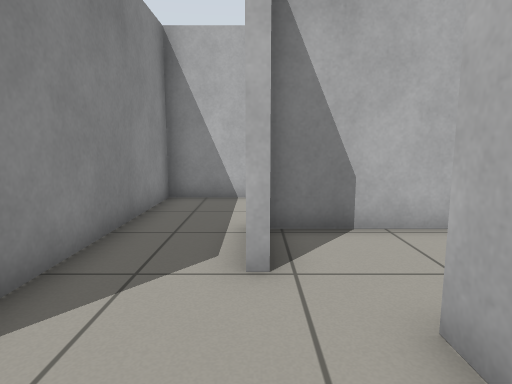
View 1 (above)

16 first-person views from a walk through a robot-simulator world made for Gazebo. The camera is 0.8 m above the floor, tilts 8° down and sees 75° across. The floor is counted in squares, 0.5 m on a side. Each view is taken from the middle of a square. On the plan, view 1 faces up. The plan holds only what a view shows up to about 16 squares ahead; the rest is blank.

View 2
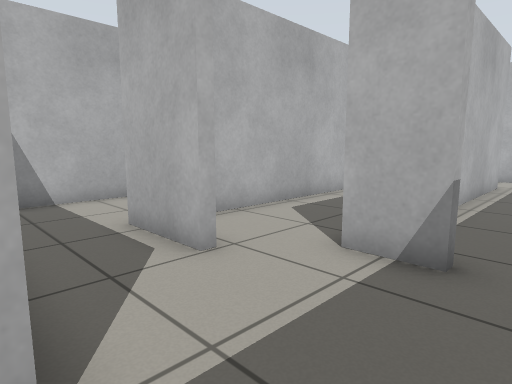

View 3
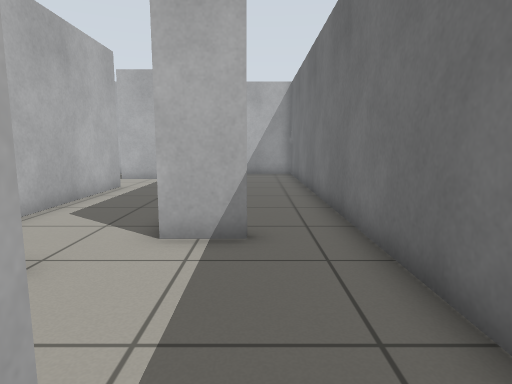

View 4
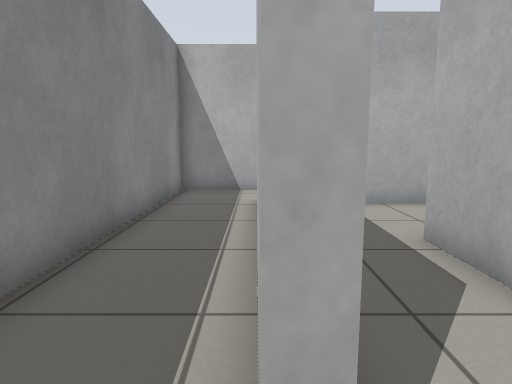

View 5
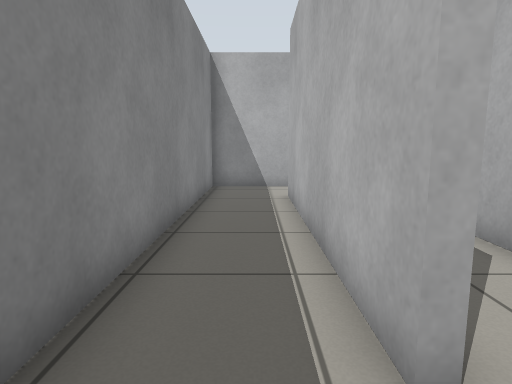

View 6
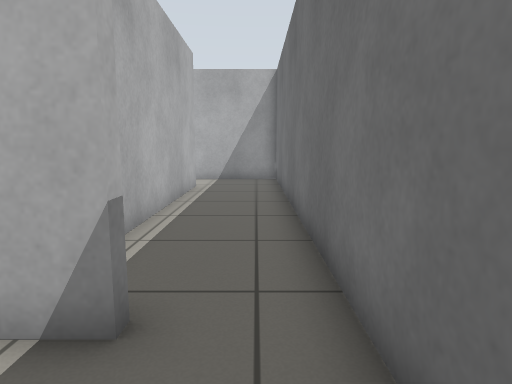

View 7
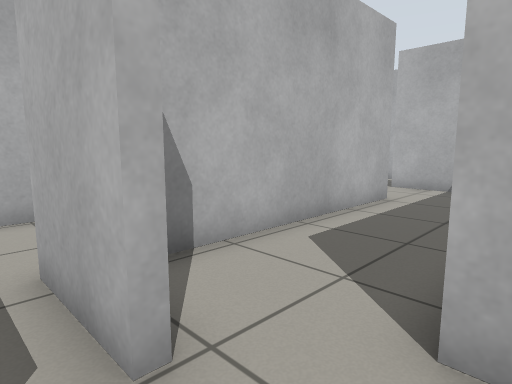

View 8
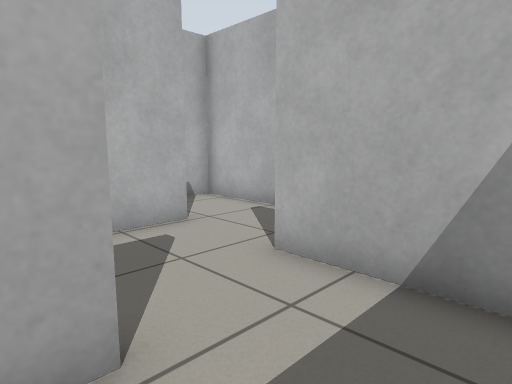

View 9
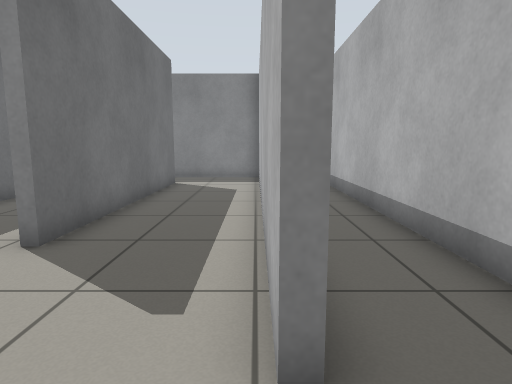

View 10
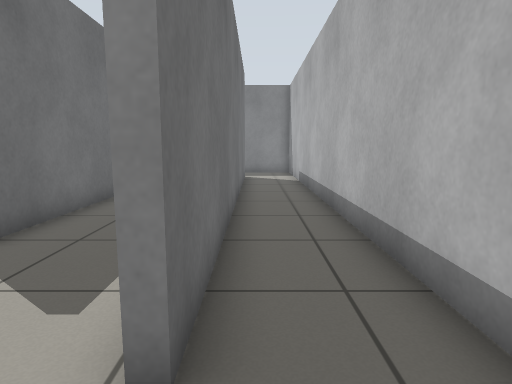

View 11
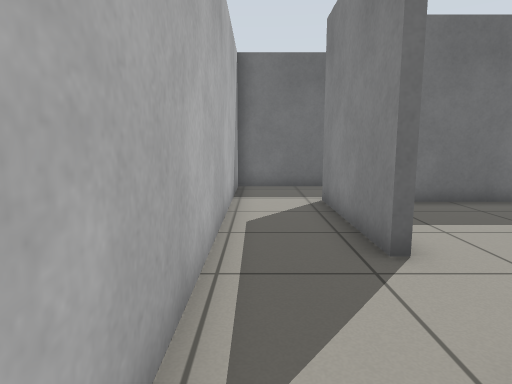

View 12
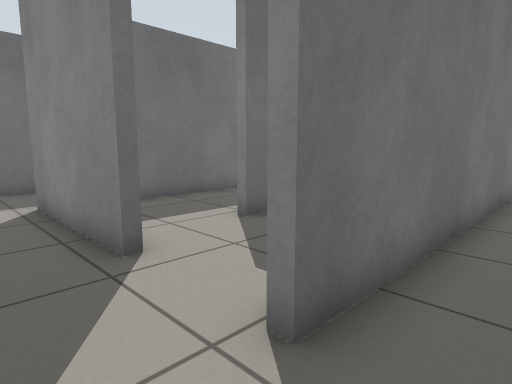

View 13
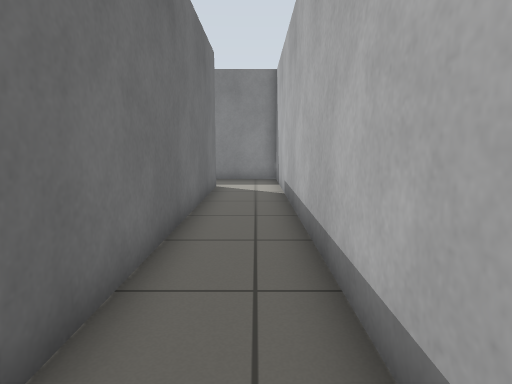

View 14
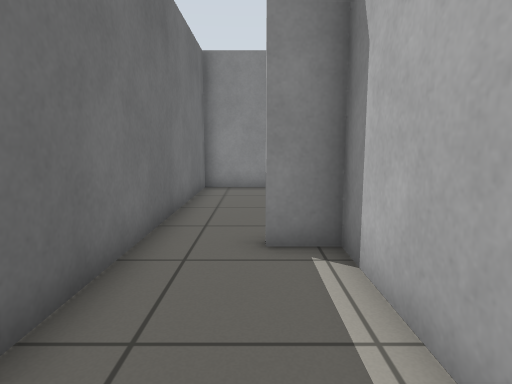

View 15
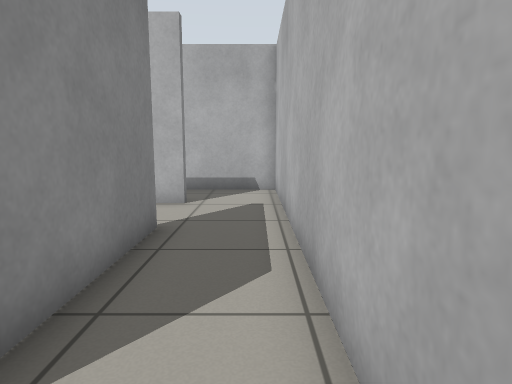

View 16
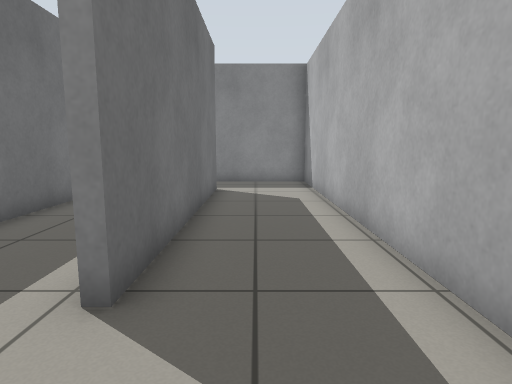

### Floor plan
Points are (right, up) in squares from view 1. A wall is a line through its corners. A room is listed if a view was taken in it or the views show most of it. See-through windows are left out.
Room 1 (views 1, 2, 4, 6, 7, 8, 9, 14, 15, 16)
walls: (9, 6.3) (0.2, 6.3); (2.4, 2.7) (9.5, 2.7); (1.6, 1.1) (1.6, 2.8); (11.8, 4.4) (11.8, 7.4); (-0.1, 4) (-0.1, 6.6) (8.9, 6.6); (12.1, 7.4) (12.1, 2.4) (1.9, 2.4) (1.9, 1.1); (12.1, 10.1) (-2.7, 10.1) (-2.7, 3.2); (-3.5, -1) (14.7, -1) (14.7, 10.5)
ways out: opening at (-3, 0.5) to room 2; opening at (13.5, 10) to room 2
Room 2 (views 3, 5, 10, 11, 12, 13)
walls: (-3, 1.9) (-3, 10.4) (12.1, 10.4); (14.7, 10.5) (14.7, 13) (-5.7, 13) (-5.7, -1) (-3.5, -1)
ways out: opening at (-3, 0.5) to room 1; opening at (13.5, 10) to room 1

Where each view was taken, in squares from view 1:
view 1: 0 up, 0 right, facing up
view 2: 0 up, 3 left, facing up-right
view 3: 1 up, 4 left, facing right
view 4: 1 up, 3 left, facing up
view 5: 0 up, 4 left, facing up
view 6: 0 up, 1 left, facing right
view 7: 2 up, 1 left, facing up-right
view 8: 4 up, 8 right, facing up-right
view 9: 10 up, 14 right, facing left
view 10: 11 up, 14 right, facing left
view 11: 12 up, 14 right, facing down
view 12: 12 up, 14 right, facing down-left
view 13: 12 up, 10 right, facing left
view 14: 1 up, 7 right, facing left
view 15: 1 up, 14 right, facing up
view 16: 8 up, 12 right, facing left
